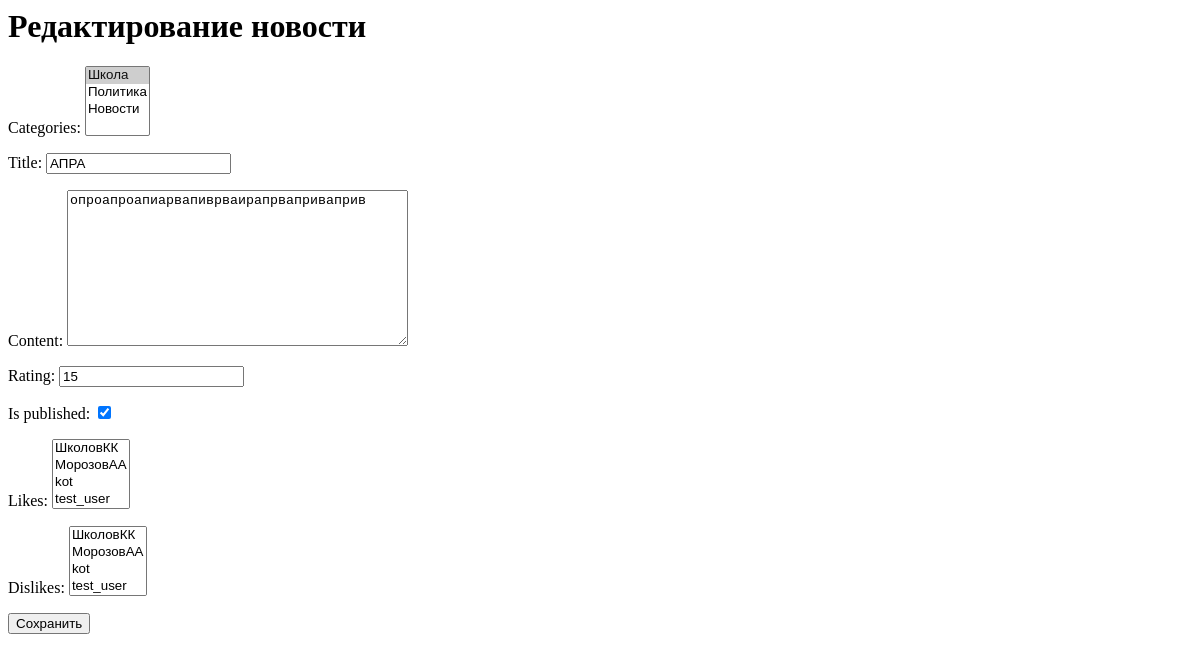
The app's page /news/52/edit/ (signed in), older data.
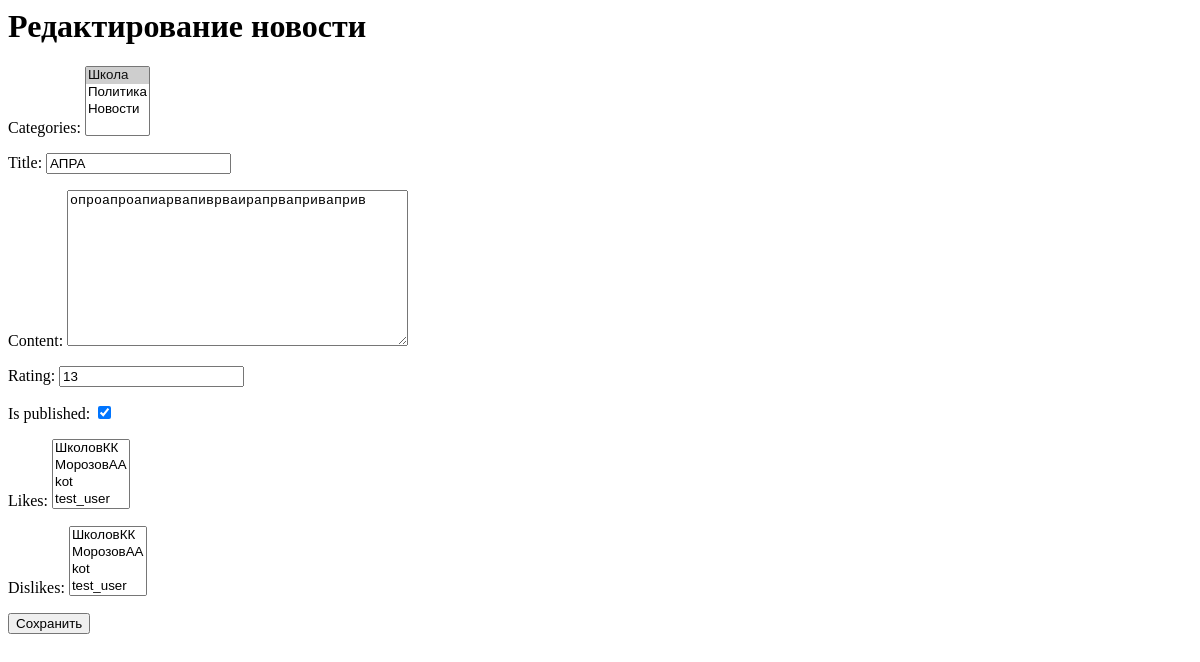
The same page, newer data.
### news/models.py (models this page shows, shortened)
class Post(models.Model):
    POST_TYPE_CHOICES = [
        ('article', _('Статья')),
        ('news', _('Новость')),
    ]
    author = models.ForeignKey(Author, on_delete=models.CASCADE, related_name='posts')
    post_type = models.CharField(max_length=10, choices=POST_TYPE_CHOICES)
    created_at = models.DateTimeField(auto_now_add=True)
    updated_at = models.DateTimeField(auto_now=True)
    categories = models.ManyToManyField(Category, through='PostCategory')
    title = models.CharField(max_length=255)
    content = models.TextField()
    rating = models.IntegerField(default=0)
    is_published = models.BooleanField(default=True)
    likes = models.ManyToManyField(User, related_name='post_likes', blank=True)
    dislikes = models.ManyToManyField(User, related_name='post_dislikes', blank=True)

### news/views.py (the view)
# urls.py: path('<int:pk>/edit/', views.NewsUpdateView.as_view(), name='news_edit'),
class NewsUpdateView(LoginRequiredMixin, PermissionRequiredMixin, UpdateView):
    model = Post
    form_class = PostForm
    template_name = 'news/news_form.html'
    success_url = reverse_lazy('news_list')
    permission_required = 'news.change_post'
    def get_queryset(self):
        return Post.objects.filter(post_type='news')

### news/forms.py
class PostForm(forms.ModelForm):
    class Meta:
        model = Post
        exclude = ['post_type', 'created_at', 'author']

### news/context_processors.py (called while the page is built)
def timezone_context(request):
    return {
        'current_timezone': request.session.get('django_timezone', settings.TIME_ZONE),
        'timezones': pytz.all_timezones,
    }

def theme_context(request):
    return {
        'current_theme': request.session.get('theme', settings.DEFAULT_THEME),
        'available_themes': ['light', 'dark'],
    }

### news/models.py (called while the page is built)
    def __str__(self):
        return self.name

### news/templates/news/news_form.html (shortened to what this page needs)
<h1>{% if object %}Редактирование новости{% else %}Создать новость{% endif %}</h1>
<form method="post">
  {{ form.as_p }}
  <button type="submit">Сохранить</button>
</form>

Row changes from the older to the newer data that the page shows:
changed Post "АПРА": rating "15" → "13"
